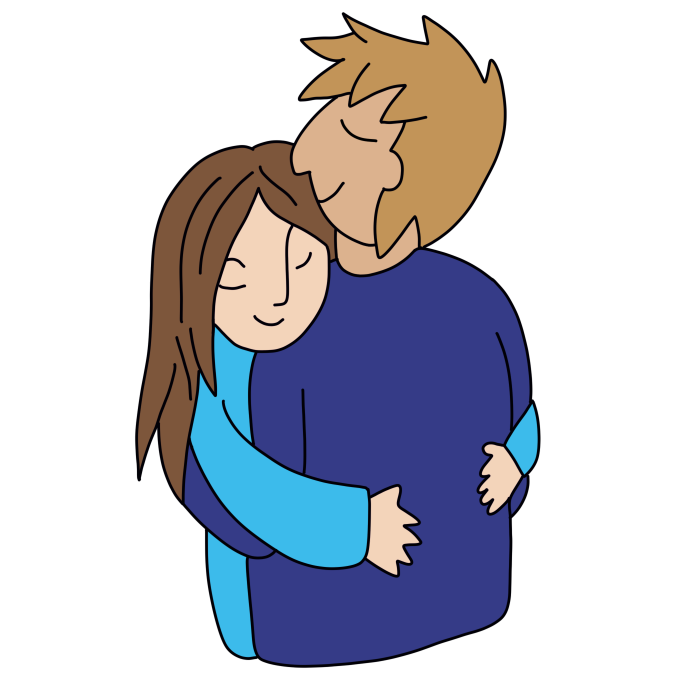
#> input picture lib/images/abracada.png, 2048 x 2048 px (shown at 1/3 size); its folder holds 4 pictures in this run
$ python formatter_images.py   (older library calls are emulated)
#> lines starting #> are read from the running program, lines starting #| are printed output that depends on the picture
import PIL
from PIL import Image

from os import listdir
from os.path import isfile, join

w = 150

for f in listdir("images/"):
	img = Image.open("images/" + f)
#> img is the input picture: PIL image 2048x2048 RGBA; mean R, G, B, A 41.3, 42.2, 51.9, 105.2
	img = img.resize((w, w), PIL.Image.ANTIALIAS)
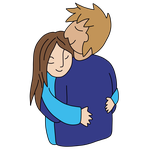
#> img: PIL image 150x150 RGBA; mean R, G, B, A 42, 42.8, 52.6, 105.2; transparent parts drawn white
	img.save("resized_images/" + f)
	print("Done")
#> pass 2 of the loop `for f in listdir("images/"):`:
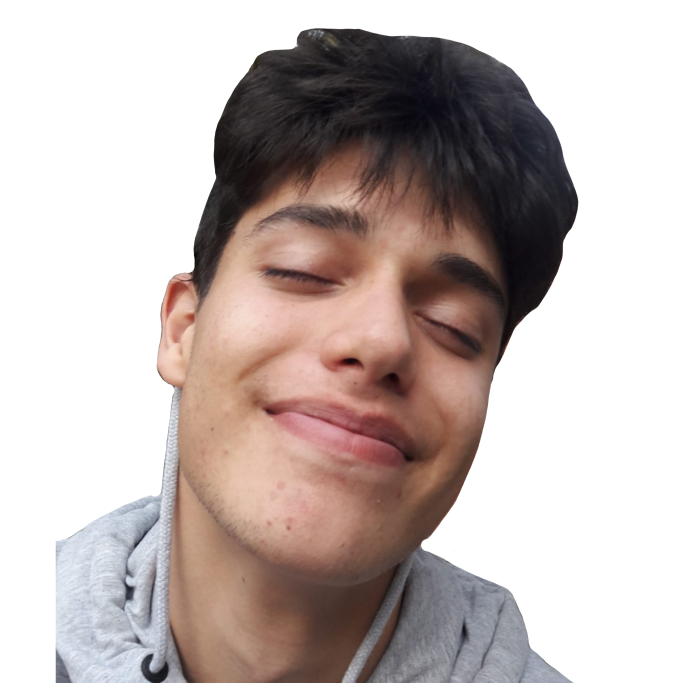
#> input picture lib/images/albertgimo.png, 2048 x 2048 px (shown at 1/3 size)
#> img is the input picture: PIL image 2048x2048 RGBA; mean R, G, B, A 65.4, 53.4, 50.2, 126.7
#> `img = img.resize((w, w), PIL.Image.ANTIALIAS)`:
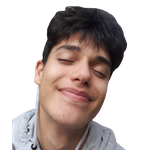
#> img: PIL image 150x150 RGBA; mean R, G, B, A 68.2, 56, 52.8, 126.7; transparent parts drawn white
#> pass 3 of the loop `for f in listdir("images/"):`:
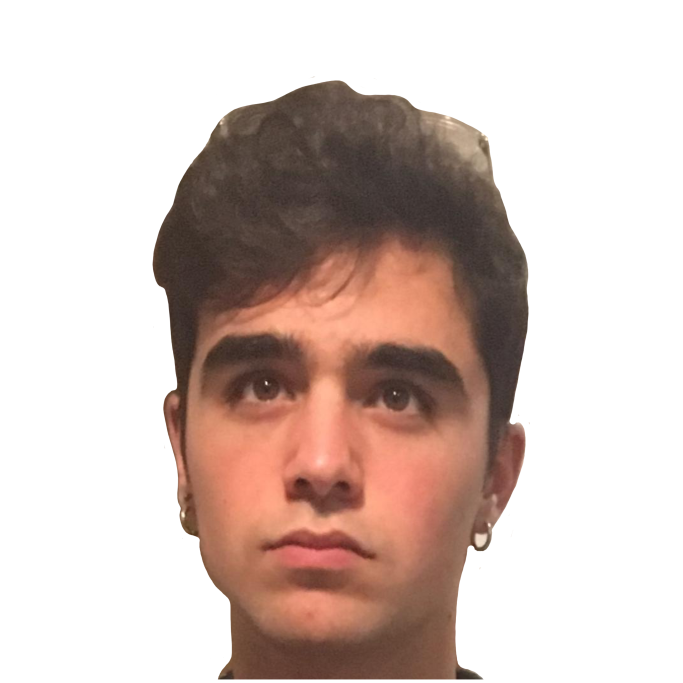
#> input picture lib/images/albertjimenez.png, 2048 x 2048 px (shown at 1/3 size)
#> img is the input picture: PIL image 2048x2048 RGBA; mean R, G, B, A 55.1, 37.6, 31.2, 98.8
#> `img = img.resize((w, w), PIL.Image.ANTIALIAS)`:
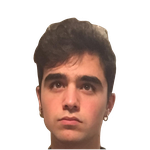
#> img: PIL image 150x150 RGBA; mean R, G, B, A 58.3, 40, 33.2, 98.8; transparent parts drawn white
#> the loop made 4 passes; the first 3 are shown
